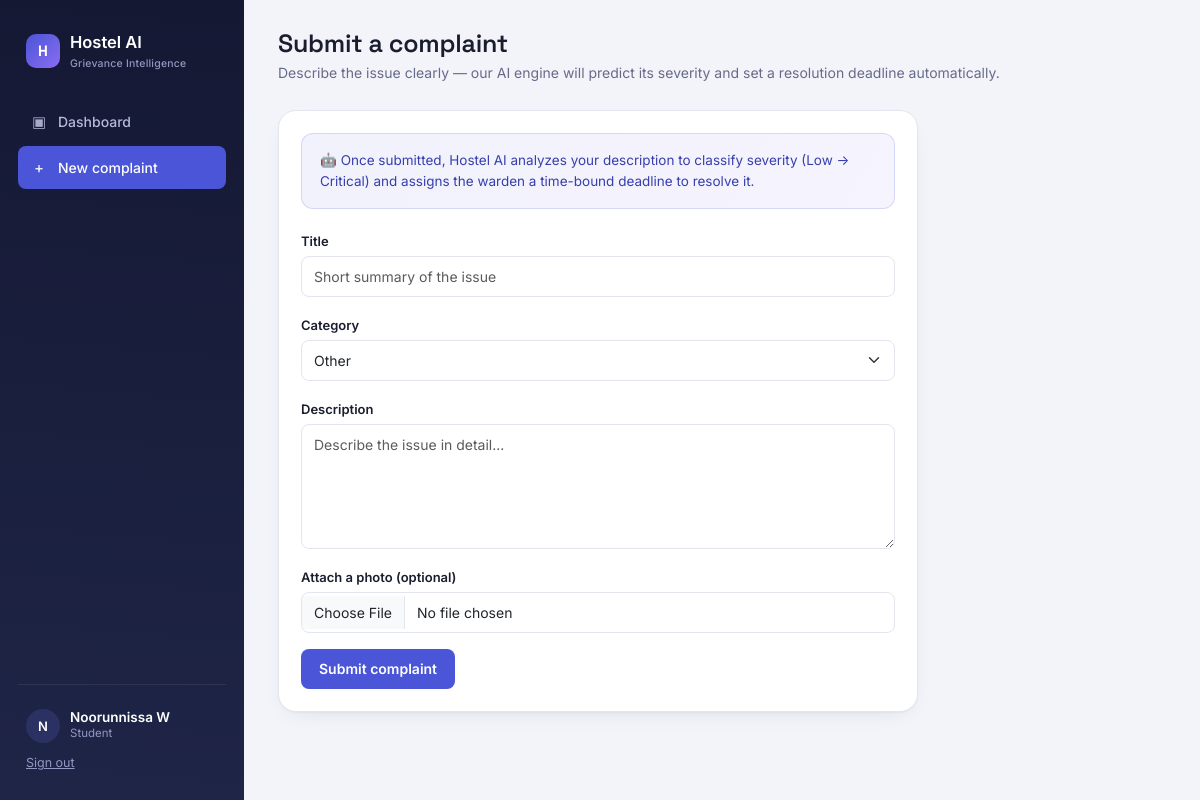
Screenshot of /complaints/new/ (signed in) with the database file from the repository.
### grievance/models.py (models this page shows, shortened)
class User(AbstractUser):
    class Role(models.TextChoices):
        STUDENT = 'STUDENT', 'Student'
        PARENT = 'PARENT', 'Parent'
        WARDEN = 'WARDEN', 'Warden'
        ADMIN = 'ADMIN', 'Admin'
    role = models.CharField(max_length=10, choices=Role.choices, default=Role.STUDENT)
    phone = models.CharField(max_length=20, blank=True)
    objects = HostelUserManager()
    def is_student(self):
        return self.role == self.Role.STUDENT
    def is_admin_role(self):
        return self.role == self.Role.ADMIN or self.is_superuser

class Complaint(models.Model):
    class Category(models.TextChoices):
        FOOD = 'FOOD', 'Food'
        ROOM = 'ROOM', 'Room'
        MAINTENANCE = 'MAINTENANCE', 'Maintenance'
        RAGGING = 'RAGGING', 'Ragging / Safety'
        OTHER = 'OTHER', 'Other'
    class Severity(models.TextChoices):
        LOW = 'LOW', 'Low'
        MEDIUM = 'MEDIUM', 'Medium'
        HIGH = 'HIGH', 'High'
        CRITICAL = 'CRITICAL', 'Critical'
    class Status(models.TextChoices):
        PENDING = 'PENDING', 'Pending'
        ASSIGNED = 'ASSIGNED', 'Assigned'
        IN_PROGRESS = 'IN_PROGRESS', 'In Progress'
        RESOLVED = 'RESOLVED', 'Resolved'
        REJECTED = 'REJECTED', 'Rejected'
    id = models.UUIDField(primary_key=True, default=uuid.uuid4, editable=False)
    student = models.ForeignKey(settings.AUTH_USER_MODEL, on_delete=models.CASCADE,
                                 related_name='complaints',
                                 limit_choices_to={'role': User.Role.STUDENT})
    title = models.CharField(max_length=150)
    category = models.CharField(max_length=20, choices=Category.choices, default=Category.OTHER)
    description = models.TextField()
    image = models.ImageField(upload_to='complaints/%Y/%m/', blank=True, null=True)
    severity = models.CharField(max_length=10, choices=Severity.choices, default=Severity.LOW)
    severity_score = models.FloatField(default=0)  # 0-100, higher = more severe
    ai_explanation = models.TextField(blank=True)
    ai_engine_used = models.CharField(max_length=20, default='rule-based')
    status = models.CharField(max_length=15, choices=Status.choices, default=Status.PENDING)
    assigned_warden = models.ForeignKey(settings.AUTH_USER_MODEL, on_delete=models.SET_NULL, null=True, blank=True,
                                         related_name='assigned_complaints',
                                         limit_choices_to={'role': User.Role.WARDEN})
    allocation_hours = models.FloatField(default=72)
    deadline = models.DateTimeField(null=True, blank=True)
    created_at = models.DateTimeField(auto_now_add=True)
    updated_at = models.DateTimeField(auto_now=True)
    resolved_at = models.DateTimeField(null=True, blank=True)
    class Meta:
        ordering = ['-created_at']

### grievance/views.py (the view)
# urls.py: path('complaints/new/', views.complaint_create, name='complaint_create'),
@login_required
def complaint_create(request):
    if not request.user.is_student():
        raise PermissionDenied
    if request.method == 'POST':
        form = ComplaintForm(request.POST, request.FILES)
        if form.is_valid():
            complaint = form.save(commit=False)
            complaint.student = request.user
            complaint.save()  # need created_at for allocation calc
            analysis = analyze_complaint(complaint.description, complaint.category, complaint.title)
            complaint.severity = analysis['severity']
            complaint.severity_score = analysis['score']
            complaint.ai_explanation = analysis['explanation']
            complaint.ai_engine_used = analysis['engine']
            complaint.apply_allocation()
            complaint.save()
            ComplaintUpdate.objects.create(
                complaint=complaint, actor=request.user,
                note=f"Complaint submitted. AI classified severity as {complaint.severity} "
                     f"({complaint.severity_score}/100) via {complaint.ai_engine_used} engine.",
                new_status=complaint.status,
            )
            messages.success(request, f'Complaint submitted! AI predicted severity: {complaint.get_severity_display()}.')
            return redirect('complaint_detail', pk=complaint.pk)
    else:
        form = ComplaintForm()
    return render(request, 'complaint_form.html', {'form': form})

### grievance/forms.py
class ComplaintForm(forms.ModelForm):
    class Meta:
        model = Complaint
        fields = ['title', 'category', 'description', 'image']
        widgets = {
            'title': forms.TextInput(attrs={'class': 'form-control', 'placeholder': 'Short summary of the issue'}),
            'category': forms.Select(attrs={'class': 'form-select'}),
            'description': forms.Textarea(attrs={'class': 'form-control', 'rows': 5,
                                                   'placeholder': 'Describe the issue in detail...'}),
            'image': forms.ClearableFileInput(attrs={'class': 'form-control'}),
        }

### templates/complaint_form.html (shortened to what this page needs)
{% extends "base.html" %}
{% block content %}
<div class="topbar">
  <div>
    <h1>Submit a complaint</h1>
    <p>Describe the issue clearly — our AI engine will predict its severity and set a resolution deadline automatically.</p>
  </div>
</div>
<div class="card-panel" style="max-width:640px;">
  <div class="ai-banner">🤖 Once submitted, Hostel AI analyzes your description to classify severity (Low → Critical) and assigns the warden a time-bound deadline to resolve it.</div>
  <form method="post" enctype="multipart/form-data">
    <div class="mb-3">
      <label class="form-label">Title</label>
      {{ form.title }}
    </div>
    <div class="mb-3">
      <label class="form-label">Category</label>
      {{ form.category }}
    </div>
    <div class="mb-3">
      <label class="form-label">Description</label>
      {{ form.description }}
    </div>
    <div class="mb-3">
      <label class="form-label">Attach a photo (optional)</label>
      {{ form.image }}
    </div>
    <button type="submit" class="btn-primary-hai">Submit complaint</button>
  </form>
</div>
{% endblock %}

### templates/base.html (shortened to what this page needs)
{% load static %}<!DOCTYPE html>
<html lang="en">
<head>
<link href="https://cdn.jsdelivr.net/npm/bootstrap@5.3.3/dist/css/bootstrap.min.css" rel="stylesheet">
<link href="{% static 'css/style.css' %}" rel="stylesheet">
</head>
<body>
{% if user.is_authenticated %}
<div class="app-shell">
  <aside class="sidebar">
    <div class="brand">
      <div class="brand__mark">H</div>
      <div class="brand__text">Hostel AI<small>Grievance Intelligence</small></div>
    </div>
    <nav class="side-nav">
      <a href="{% url 'dashboard' %}" class="">
        <span class="nav-icon">&#9635;</span> Dashboard
      </a>
      {% if user.is_student %}
      <a href="{% url 'complaint_create' %}" class="{% if request.resolver_match.url_name == 'complaint_create' %}active{% endif %}">
        <span class="nav-icon">&#43;</span> New complaint
      </a>
      {% endif %}
    </nav>
    <div class="sidebar-foot">
      <div class="sidebar-user">
        <div class="sidebar-user__avatar">{{ user.first_name|default:user.username|slice:":1"|upper }}</div>
        <div>
          <div class="sidebar-user__name">{{ user.get_full_name|default:user.username }}</div>
          <div class="sidebar-user__role">{{ user.get_role_display }}</div>
        </div>
      </div>
      <form action="{% url 'logout' %}" method="post" class="ms-2">
        <button type="submit" class="btn btn-link logout-link p-0 border-0 bg-transparent">Sign out</button>
      </form>
    </div>
  </aside>
  <main class="main">
    {% block content %}{% endblock %}
  </main>
</div>
{% else %}
  {% block auth_content %}{% endblock %}
{% endif %}
</body>
</html>

### static/css/style.css (style rules this page uses)
:root { --ink: #141833; --ink-2: #1F2547; --ink-3: #2B3163; --paper: #F3F4F9; --card: #FFFFFF; --line: #E3E5F0; --text: #1A1D2E; --text-muted: #666B8A; --indigo: #4A55D8; --indigo-deep: #363FAE; --amber: #DE9A2E; --coral: #D9484A; --teal: #1C9C7E; --slate: #6E7391; --radius-lg: 18px; --radius-md: 12px; --radius-sm: 8px; --shadow-card: 0 1px 2px rgba(20, 24, 51, 0.04), 0 8px 24px -12px rgba(20, 24, 51, 0.12); }
* { box-sizing: border-box; }
body { background: var(--paper); color: var(--text); font-family: 'Inter', -apple-system, BlinkMacSystemFont, 'Segoe UI', sans-serif; font-size: 15px; line-height: 1.55; }
h1, h2, h3, h4, h5, .brand-word, .stat-tile__value { font-family: 'Space Grotesk', 'Inter', sans-serif; letter-spacing: -0.01em; }
a { text-decoration: none; }
.app-shell { display: flex; min-height: 100vh; }
.sidebar { width: 244px; flex-shrink: 0; background: linear-gradient(185deg, var(--ink) 0%, var(--ink-2) 100%); color: #C9CCE6; display: flex; flex-direction: column; padding: 26px 18px; position: fixed; top: 0; bottom: 0; left: 0; }
.brand { display: flex; align-items: center; gap: 10px; padding: 4px 8px 22px; }
.brand__mark { width: 34px; height: 34px; border-radius: 10px; background: linear-gradient(135deg, var(--indigo), #8B6CF0); display: flex; align-items: center; justify-content: center; font-weight: 700; color: white; font-family: 'Space Grotesk', sans-serif; font-size: 15px; }
.brand__text { color: #fff; font-weight: 600; font-size: 16.5px; }
.brand__text small { display: block; font-size: 10.5px; color: #9297C2; font-weight: 500; letter-spacing: 0.02em; }
.side-nav { display: flex; flex-direction: column; gap: 3px; margin-top: 6px; }
.side-nav a { color: #B7BADB; padding: 10px 12px; border-radius: var(--radius-sm); font-size: 14px; font-weight: 500; display: flex; align-items: center; gap: 10px; transition: background .15s ease, color .15s ease; }
.side-nav a.active { background: var(--indigo); color: #fff; }
.side-nav .nav-icon { width: 18px; text-align: center; opacity: .9; font-size: 15px; }
.sidebar-foot { margin-top: auto; padding-top: 16px; border-top: 1px solid rgba(255,255,255,0.08); }
.sidebar-user { display: flex; align-items: center; gap: 10px; padding: 8px; }
.sidebar-user__avatar { width: 34px; height: 34px; border-radius: 50%; background: var(--ink-3); display: flex; align-items: center; justify-content: center; color: #fff; font-weight: 600; font-size: 13px; }
.sidebar-user__name { color: #fff; font-size: 13.5px; font-weight: 600; line-height: 1.2; }
.sidebar-user__role { color: #9297C2; font-size: 11.5px; }
.logout-link { color: #9297C2 !important; font-size: 12.5px; padding-left: 8px; }
.main { margin-left: 244px; flex: 1; padding: 28px 34px 60px; max-width: 1320px; }
.topbar { display: flex; align-items: flex-start; justify-content: space-between; margin-bottom: 26px; flex-wrap: wrap; gap: 12px; }
.topbar h1 { font-size: 25px; font-weight: 600; margin: 0 0 4px; }
.topbar p { color: var(--text-muted); margin: 0; font-size: 14px; }
.card-panel { background: var(--card); border: 1px solid var(--line); border-radius: var(--radius-lg); box-shadow: var(--shadow-card); padding: 22px; }
.btn-primary-hai { background: var(--indigo); border: none; color: #fff; font-weight: 600; padding: 9px 18px; border-radius: var(--radius-sm); font-size: 14px; }
.form-control, .form-select { border-radius: var(--radius-sm); border: 1px solid var(--line); font-size: 14px; padding: 9px 12px; }
label.form-label { font-size: 13px; font-weight: 600; color: var(--text); margin-bottom: 5px; }
.ai-banner { background: linear-gradient(120deg, rgba(74,85,216,0.08), rgba(139,108,240,0.08)); border: 1px solid rgba(74,85,216,0.18); border-radius: var(--radius-md); padding: 16px 18px; font-size: 13.5px; color: #363FAE; margin-bottom: 20px; }

### rows the page displays
User: first_name "N", get_full_name "Noorunnissa W", role "Student"
